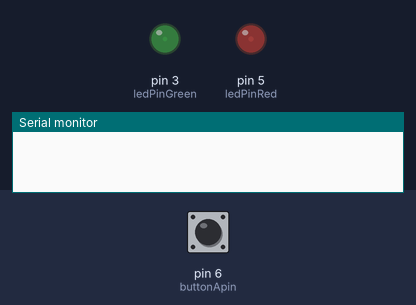
A sketch run on a simulated Arduino Uno, built with avr-gcc and run on an emulated ATmega328P. Parts: output pins drawn as LEDs (lit = HIGH), the last lines printed to the serial monitor. The inputs (shaded band) are chosen by the test bench; at power-on: pin 6 (buttonApin) HIGH.

Above: at 1.2 s.
1.3 s: pin 6 (buttonApin) pulled LOW for 3.2 s
At 3.7 s:
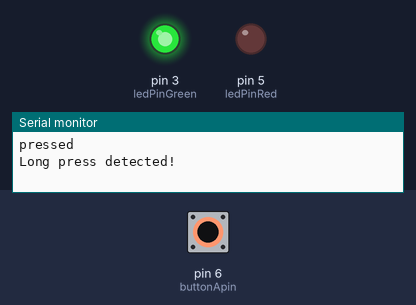
6.0 s: pin 6 (buttonApin) pulled LOW for 0.15 s
At 7.0 s:
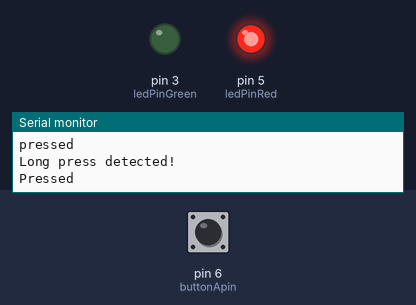
Timing chart, 0 to 9.0 s (numbered marks = the images above; inputs shaded):
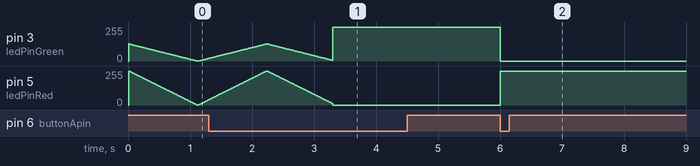

Measured:
- after the input at 6.0 s, pin 3 (ledPinGreen): 255/255 → 0/255 at once; pin 5 (ledPinRed): 0/255 → 255/255 at once
- by itself, pin 5 (ledPinRed): rises from 38/255 to 255/255 in 0.94 s, then falls to 0/255 in 1.1 s

The sketch:

Startup.ino.ino
```cpp
//www.kuongshun.com/
//2023.10.11


unsigned long lastMillisLed;
unsigned long lastMillisButton;
unsigned long timeButtonPressed;
int ledPinRed = 5;
int ledPinGreen = 3;
int buttonApin = 6;
unsigned int redbrightness;
unsigned int greenbrightness;
int buttonState = 0;
int lastButtonState = 1;
int ledState = LOW;
bool safeToStart = false;
bool isFading = true;
int redbase = 255;
int greenbase = 128;
float fadeFactor = 1;
bool isPressed = false;


void setup() {
  Serial.begin(9600);
  pinMode(ledPinRed, OUTPUT);
  pinMode(ledPinGreen, OUTPUT);
  pinMode(buttonApin, INPUT_PULLUP);
  analogWrite(ledPinRed, redbrightness);
  analogWrite(ledPinGreen, greenbrightness);
}

void loop() {


  if (safeToStart == false) {             // outer if
    if (millis() - lastMillisLed > 10) {  // inner fade timing
      lastMillisLed = millis();
      redbrightness = redbase * fadeFactor;
      greenbrightness = greenbase * fadeFactor;
      analogWrite(ledPinRed, redbrightness);
      analogWrite(ledPinGreen, greenbrightness);
      fadeFactor += (isFading == false) ? 0.01 : -0.01;
    }

    // fade direction logic
    if (fadeFactor >= 1.0) {
      fadeFactor = 1.0;
      isFading = true;
    } else if (fadeFactor <= 0.0) {
      fadeFactor = 0.0;
      isFading = false;
    }
  }

  buttonState = digitalRead(buttonApin);
  if (buttonState == LOW && buttonState != lastButtonState && safeToStart == false) {
    isPressed = true;
    Serial.println("pressed");
    timeButtonPressed = millis();
  }
  // long press check — only while button is pressed
  if (isPressed && !safeToStart) {
    if (millis() - timeButtonPressed >= 2000) {
      safeToStart = true;  // confirmed long press
      digitalWrite(ledPinRed, ledState);
      digitalWrite(ledPinGreen, !ledState);
      Serial.println("Long press detected!");
    }
  }

  // reset on release
  if (buttonState == HIGH) {
    isPressed = false;
  }

  else if(buttonState == LOW && safeToStart == true && millis() - lastMillisButton >= 1000 && isPressed == false ){
      ledState = !ledState;  // toggle LED
      digitalWrite(ledPinRed, ledState);
      digitalWrite(ledPinGreen, !ledState);
      Serial.println("Pressed");
      lastMillisButton = millis();
  }
  lastButtonState = buttonState;  // moved inside

}
```
